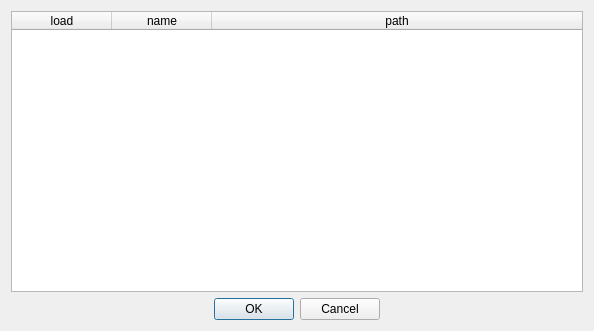
<?xml version="1.0" encoding="UTF-8"?>
<ui version="4.0">
 <class>PluginManagerDialog</class>
 <widget class="QDialog" name="PluginManagerDialog">
  <property name="geometry">
   <rect>
    <x>0</x>
    <y>0</y>
    <width>594</width>
    <height>331</height>
   </rect>
  </property>
  <property name="windowTitle">
   <string>Dialog</string>
  </property>
  <layout class="QVBoxLayout" name="verticalLayout">
   <item>
    <widget class="QTableWidget" name="mpPluginList">
     <attribute name="horizontalHeaderStretchLastSection">
      <bool>true</bool>
     </attribute>
     <attribute name="horizontalHeaderStretchLastSection">
      <bool>true</bool>
     </attribute>
     <column>
      <property name="text">
       <string>load</string>
      </property>
     </column>
     <column>
      <property name="text">
       <string>name</string>
      </property>
     </column>
     <column>
      <property name="text">
       <string>path</string>
      </property>
     </column>
    </widget>
   </item>
   <item>
    <widget class="QDialogButtonBox" name="mpButtonBox">
     <property name="orientation">
      <enum>Qt::Horizontal</enum>
     </property>
     <property name="standardButtons">
      <set>QDialogButtonBox::Cancel|QDialogButtonBox::Ok</set>
     </property>
     <property name="centerButtons">
      <bool>true</bool>
     </property>
    </widget>
   </item>
  </layout>
 </widget>
 <resources/>
 <connections>
  <connection>
   <sender>mpButtonBox</sender>
   <signal>rejected()</signal>
   <receiver>PluginManagerDialog</receiver>
   <slot>reject()</slot>
   <hints>
    <hint type="sourcelabel">
     <x>296</x>
     <y>308</y>
    </hint>
    <hint type="destinationlabel">
     <x>296</x>
     <y>165</y>
    </hint>
   </hints>
  </connection>
 </connections>
</ui>
